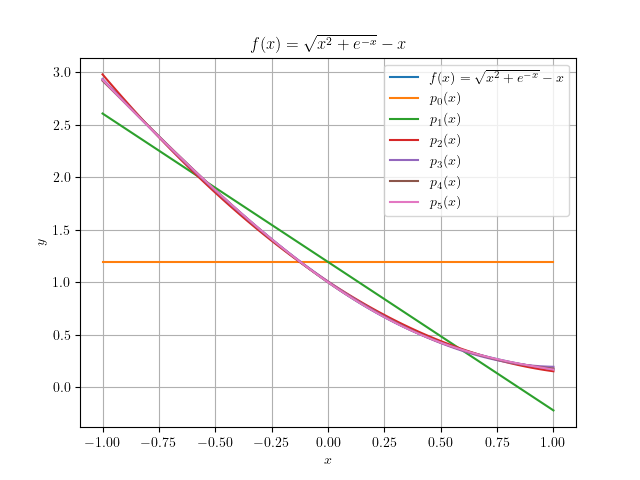

Write Python code to recreate this figure.
"""
Esse código contempla o gráfico que precisei fazer para ter ideia do comportamento da função.
"""

from numpy import *
import matplotlib.pyplot as plt

# Permitir usar Latex
plt.rcParams['text.usetex'] = True

# Definindo domínio e função
x = linspace(-1, 1, 100)

y = sqrt(x**2 + exp(-x)) - x
y0 = 1.19302 * ones_like(x)
y1 = 1.19302 - 1.41414*x
y2 = 0.558986*x**2 - 1.41414*x + 1.00669
y3 = 0.107004*x**3 + 0.558986*x**2 - 1.47834*x + 1.00669
y4 = -0.0767541*x**4 + 0.107004*x**3 + 0.624775*x**2 - 1.47834*x + 1.00011
y5 = -0.0740307*x**5 - 0.0767541*x**4 + 0.18926*x**3 + 0.624775*x**2 - 1.49596*x + 1.00011

# Faz o gráfico
plt.plot(x, y, label=r"$f(x)=\sqrt{x^2 + e^{-x}} - x$")
plt.plot(x, y0, label=r"$p_0(x)$")
plt.plot(x, y1, label=r"$p_1(x)$")
plt.plot(x, y2, label=r"$p_2(x)$")
plt.plot(x, y3, label=r"$p_3(x)$")
plt.plot(x, y4, label=r"$p_4(x)$")
plt.plot(x, y5, label=r"$p_5(x)$")

plt.title(r"$f(x)=\sqrt{x^2 + e^{-x}} - x$")
plt.xlabel(r"$x$")
plt.ylabel(r"$y$")
plt.legend()
plt.grid(True)
plt.savefig('mmq-caso-continuo/grafico.png')
plt.show()
